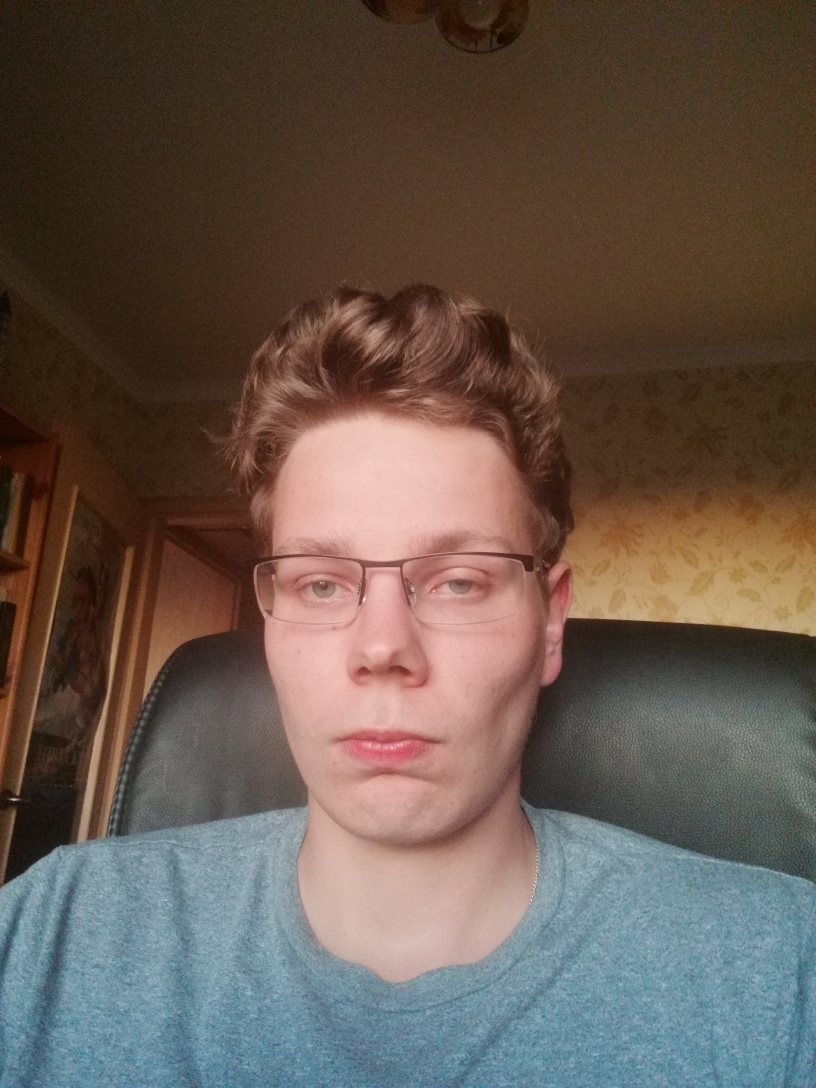
#> input picture FaceTrainingTestImg/me.jpg, 2448 x 3264 px (shown at 1/3 size)
$ python -i MyFaceRecognizer.py   (imports and definitions only)
#> lines starting #> are read from the running program, lines starting #| are printed output that depends on the picture
#> further down, picture is the input picture: shape (3264, 2448, 3); mean B, G, R 79.9, 89.1, 103.3
import cv2
import os
import numpy as np

#Programm that utilizes a pretrained face recognizer to estimate whether the loaded test image contains the face it was trained to recognize
#Output is a rough estimation of probability (variable 'prediction'), gotta set a custom treshold to actually use this. THe smaller the number, the better

def detect_face(img):
    #convert the test image to gray scale as opencv face detector expects gray images
    gray = cv2.cvtColor(img, cv2.COLOR_BGR2GRAY)
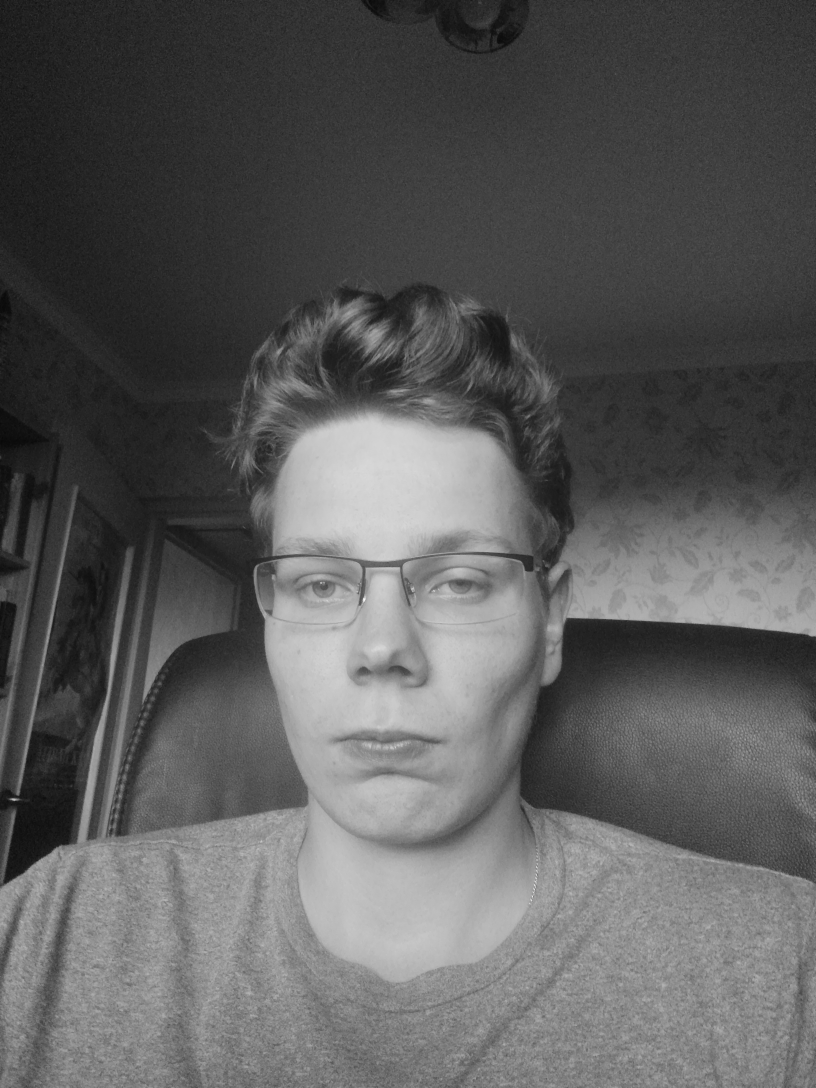
#> gray: shape (3264, 2448) (shown at 1/3 size); min 4, max 252, mean 92.3
    face_cascade = cv2.CascadeClassifier('.\Classifiers\haarcascade_frontalface_alt.xml')

    #let's detect multiscale images(some images may be closer to camera than others)
    #result is a list of faces
    faces = face_cascade.detectMultiScale(gray, scaleFactor=1.2, minNeighbors=5);
#> faces = [[619, 1293, 1119, 1119]]

    #if no faces are detected then return original img
    if (len(faces) == 0):
        return None, None

    #under the assumption that there will be only one face.
    x, y, w, h = faces[0]
#> x = 619; y = 1293; w = 1119; h = 1119
    #draw a rectangle around the found face
    cv2.rectangle(img, (x, y), (x+w, y+h), (0, 255, 0), 2)
    #resize the image for normal output
    scale_percent = 20 # percent of original size
    width = int(img.shape[1] * scale_percent / 100)
#> width = 489
    height = int(img.shape[0] * scale_percent / 100)
#> height = 652
    dim = (width, height)
#> dim = (489, 652)
    resized = cv2.resize(img, dim, interpolation = cv2.INTER_AREA)
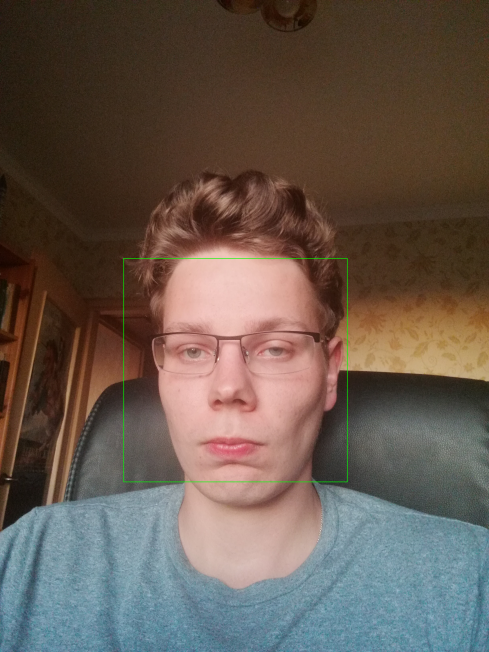
#> resized: shape (652, 489, 3); mean B, G, R 79.8, 89.4, 103.1
    cv2.imshow("output", resized)
    cv2.waitKey(0)
    cv2.destroyAllWindows()

    #return only the face part of the image
    return gray[y:y+w, x:x+h]
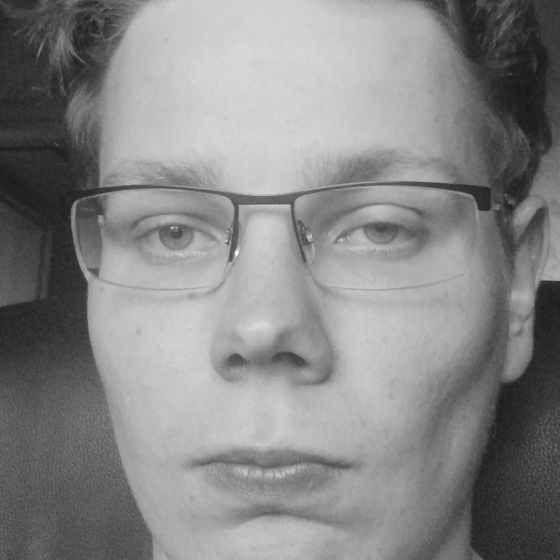
#> returned value: shape (1119, 1119) (shown at 1/2 size); min 23, max 248, mean 134.9


face_recognizer = cv2.face.LBPHFaceRecognizer_create()
# [4 lines not run here, left out]
# [1 line that did not run here, left out]
# [5 lines not run here, left out]

>>> import cv2
>>> picture = cv2.imread('FaceTrainingTestImg/me.jpg')
>>> result = detect_face(picture)

$ run again, on FaceTrainingTestImg/2.jpg
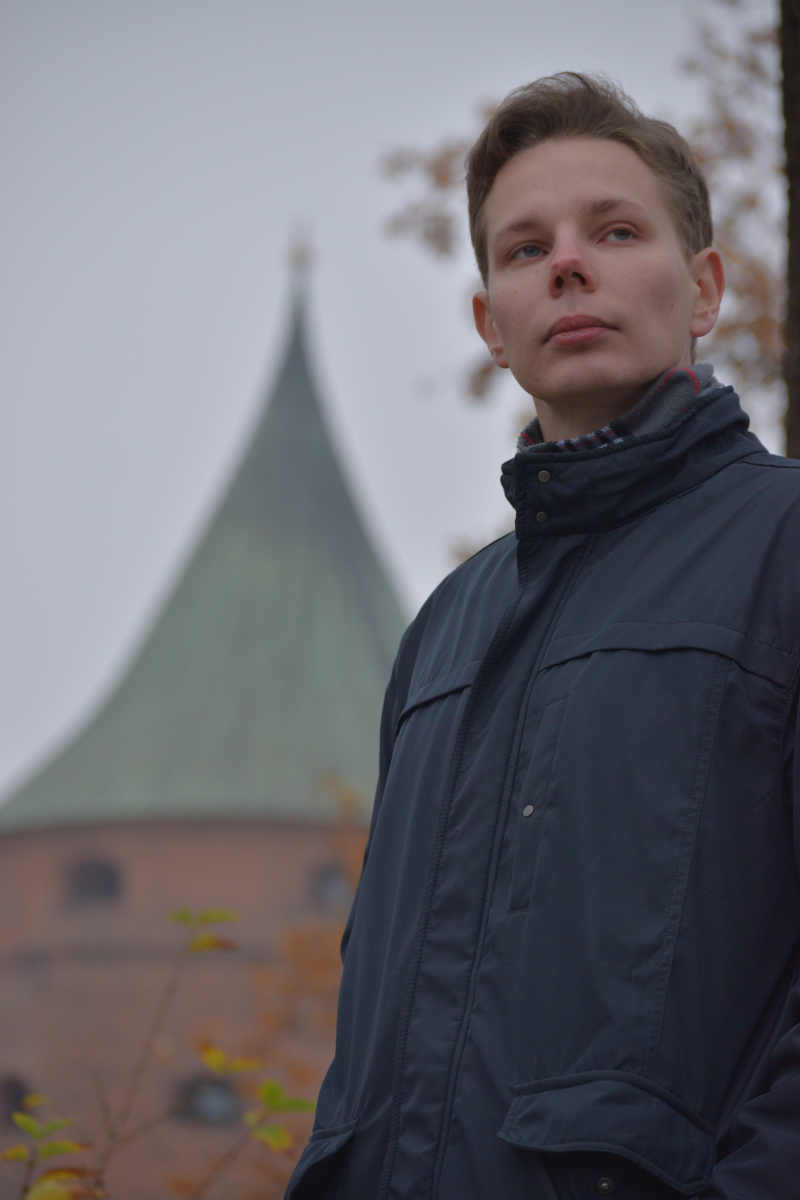
#> input picture FaceTrainingTestImg/2.jpg, 4000 x 6000 px (shown at 1/5 size)
#> picture is the input picture: shape (6000, 4000, 3); mean B, G, R 112.7, 106.4, 107.3
#> in detect_face, `gray = cv2.cvtColor(img, cv2.COLOR_BGR2GRAY)`:
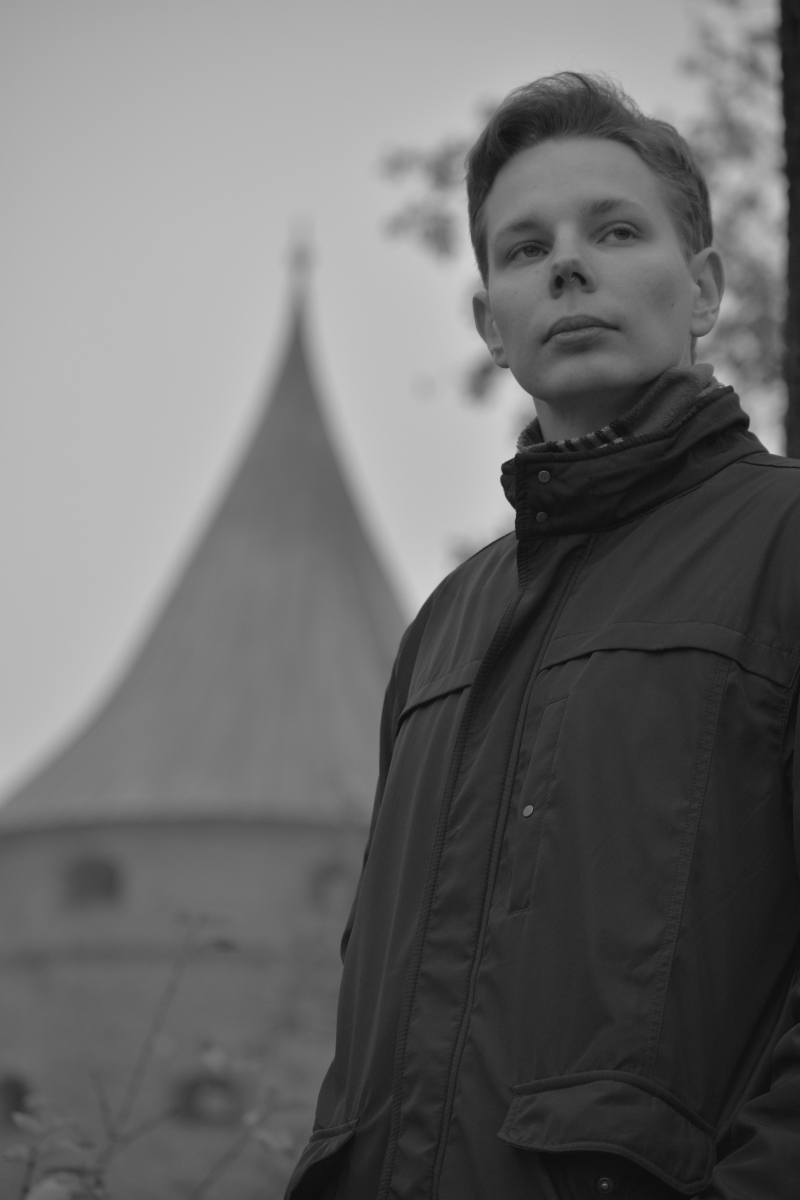
#> gray: shape (6000, 4000) (shown at 1/5 size); min 9, max 211, mean 107.4
#> faces = [[2229, 684, 1261, 1261]]
#> x = 2229; y = 684; w = 1261
#> in detect_face, `return gray[y:y+w, x:x+h]`:
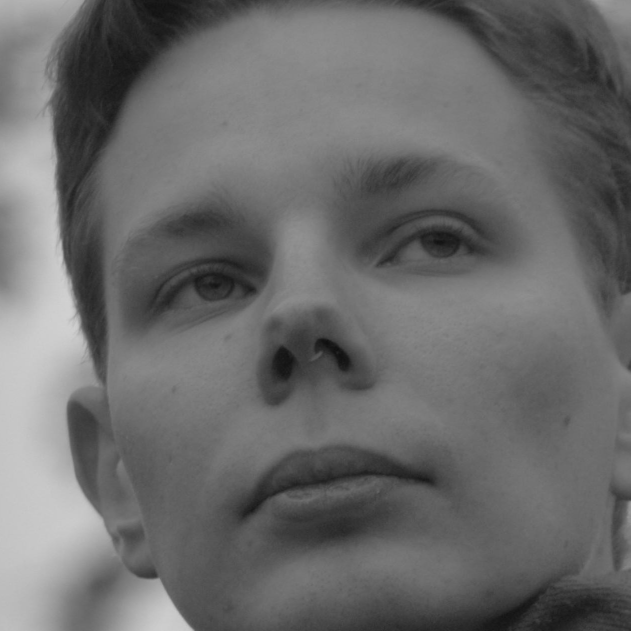
#> returned value: shape (1261, 1261) (shown at 1/2 size); min 14, max 211, mean 106.7

$ run again, on FaceTrainingTestImg/3.jpg
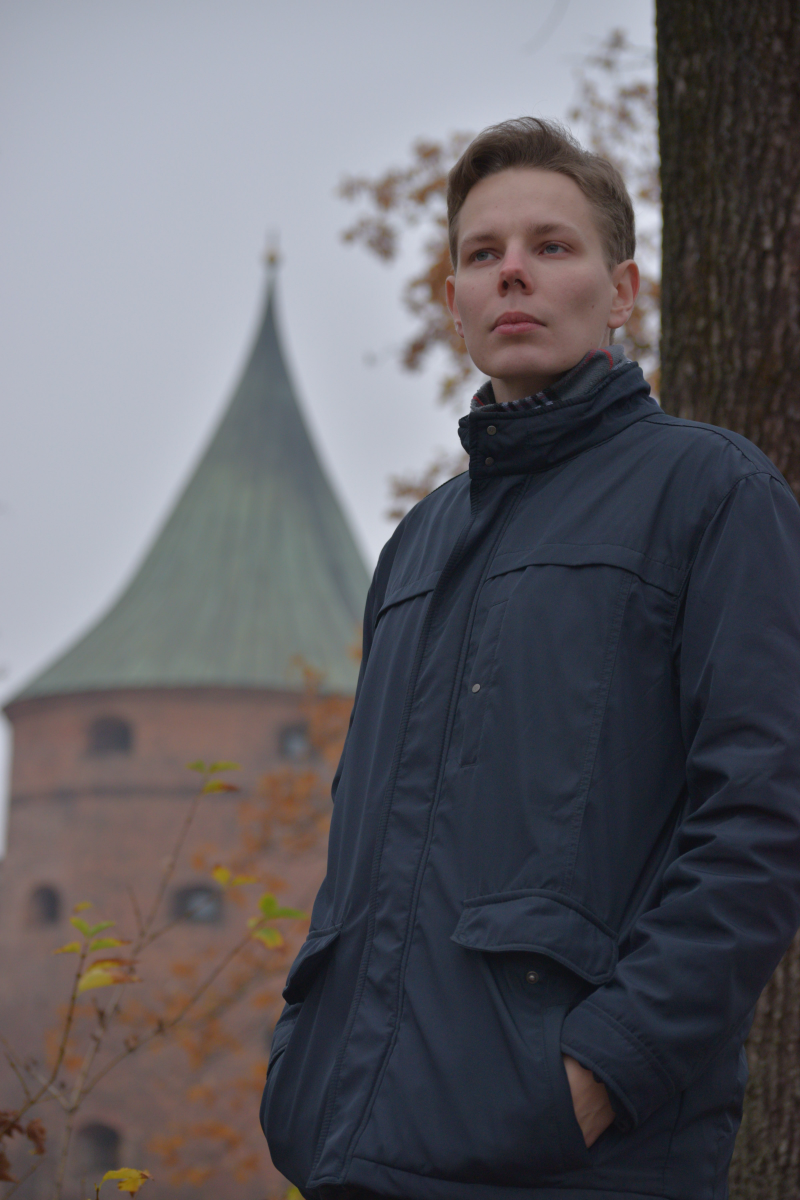
#> input picture FaceTrainingTestImg/3.jpg, 4000 x 6000 px (shown at 1/5 size)
#> picture is the input picture: shape (6000, 4000, 3); mean B, G, R 102.1, 96.7, 98.2
#> in detect_face, `gray = cv2.cvtColor(img, cv2.COLOR_BGR2GRAY)`:
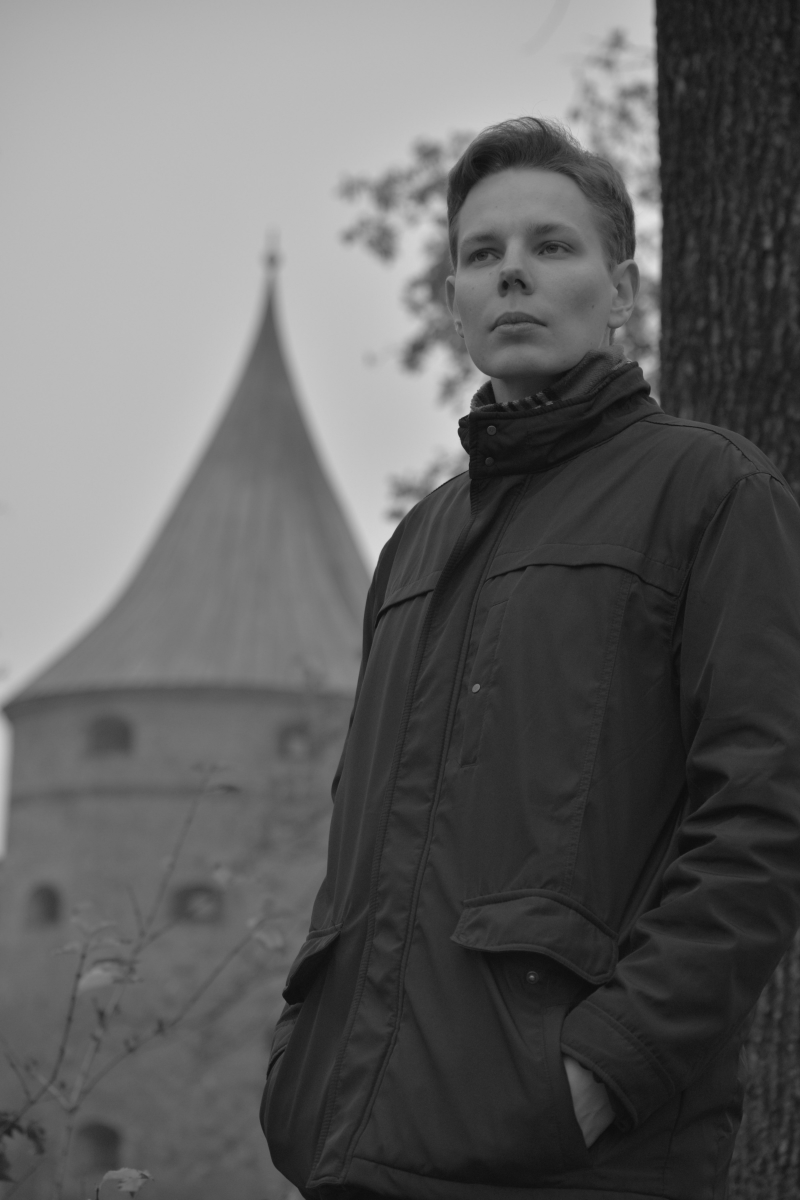
#> gray: shape (6000, 4000) (shown at 1/5 size); min 8, max 227, mean 97.8
#> faces = [[2124, 864, 947, 947]]
#> x = 2124; y = 864; w = 947
#> in detect_face, `return gray[y:y+w, x:x+h]`:
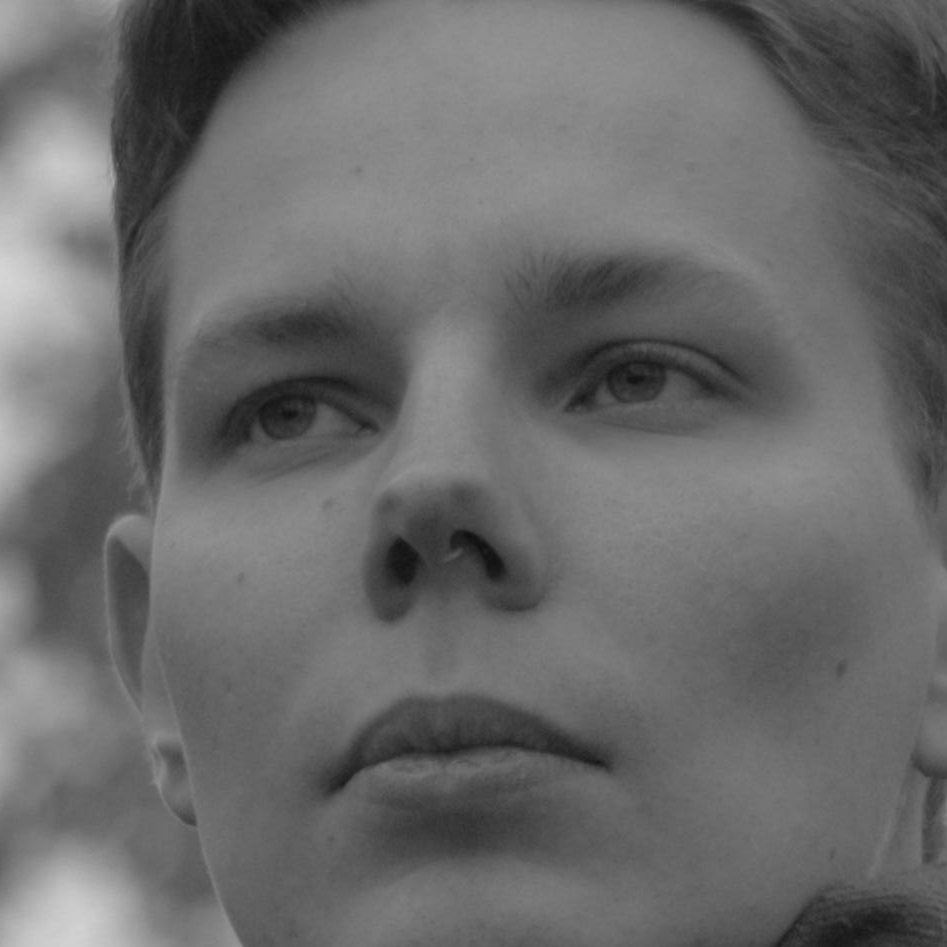
#> returned value: shape (947, 947); min 12, max 214, mean 106.1
